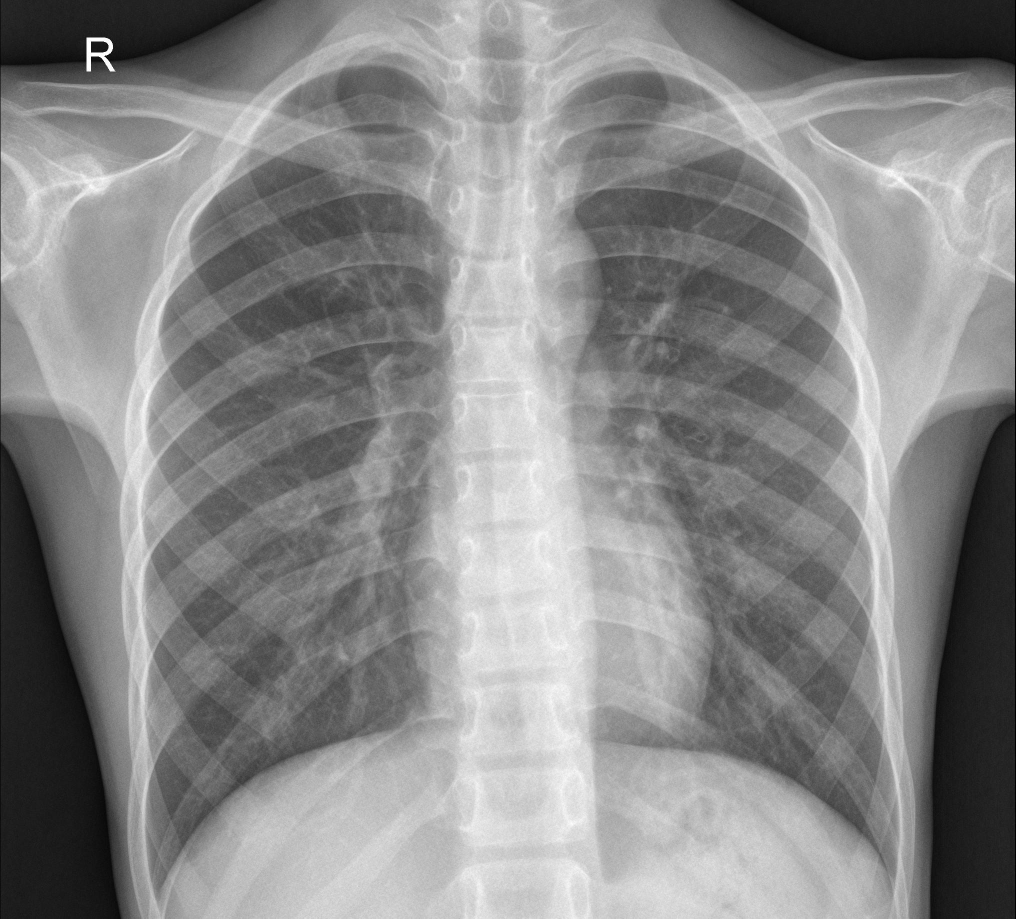
#> input picture dataset/chest_xray/test/NORMAL/IM-0005-0001.jpeg, 2031 x 1837 px, found by its file name (shown at 1/2 size); its folder holds only this picture in this run
$ jupyter execute --allow-errors EDA.ipynb
#> lines starting #> are read from the running program, lines starting #| are printed output that depends on the picture
[cell 1]
import os
import matplotlib.pyplot as plt
import cv2
from collections import Counter
import pandas as pd
import numpy as np

[cell 2]
# Set up paths
base_dir = "Dataset/chest_xray"
folders = ["train", "test", "val"]
classes = ["NORMAL", "PNEUMONIA"]

[cell 3]
# Initialize storage
data = []

[cell 4]
# Load dataset
for folder in folders:
    for label in classes:
        path = os.path.join(base_dir, folder, label)
        files = os.listdir(path)
        for file in files:
            file_path = os.path.join(path, file)
            data.append({
                "folder": folder,
                "label": label,
                "file_path": file_path
            })

[cell 5]
# Convert to DataFrame
df = pd.DataFrame(data)

[cell 6]
# EDA tasks
# Class distribution
print(df.groupby(["folder", "label"]).size())

[cell 7]
df.head()

[cell 8]
df.shape

[cell 9]
# Visualize random samples
def show_random_images(df, label, n=5):
    subset = df[df["label"] == label].sample(n)
    fig, ax = plt.subplots(1, n, figsize=(15, 5))
    for i, row in enumerate(subset.iterrows()):
        img = cv2.imread(row[1]["file_path"], cv2.IMREAD_GRAYSCALE)
        ax[i].imshow(img, cmap='gray')
        ax[i].axis('off')
    plt.suptitle(f"Random samples of {label}")
    plt.show()

#> (a cell that did not finish here is left out)

[cell 11]
df['label'].value_counts().plot(kind='bar', figsize=(8, 6), title="Label Distribution")
plt.ylabel("Number of Images")
plt.show()
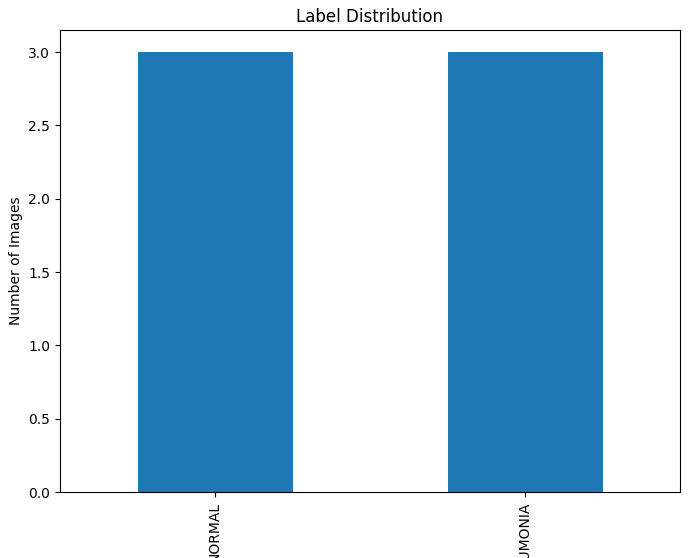
#> figure drawn by matplotlib, 1 panel

[cell 12]
# Class distribution plot
df.groupby(['folder', 'label']).size().unstack().plot(kind='bar', figsize=(10, 6), title="Class Distribution")
plt.ylabel("Number of Images")
plt.show()
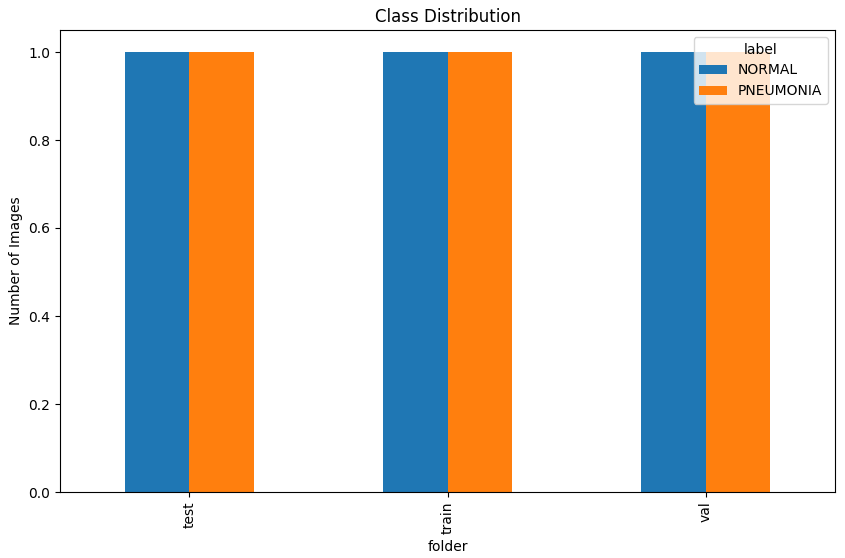
#> figure drawn by matplotlib, 1 panel

# Check for corrupted images
def is_corrupted(file_path):
    try:
        img = cv2.imread(file_path)
#> img is the input picture: shape (1837, 2031, 3); min 0, max 255, mean 136.2
        return img is None
    except:
        return True

df['is_corrupted'] = df['file_path'].apply(is_corrupted)
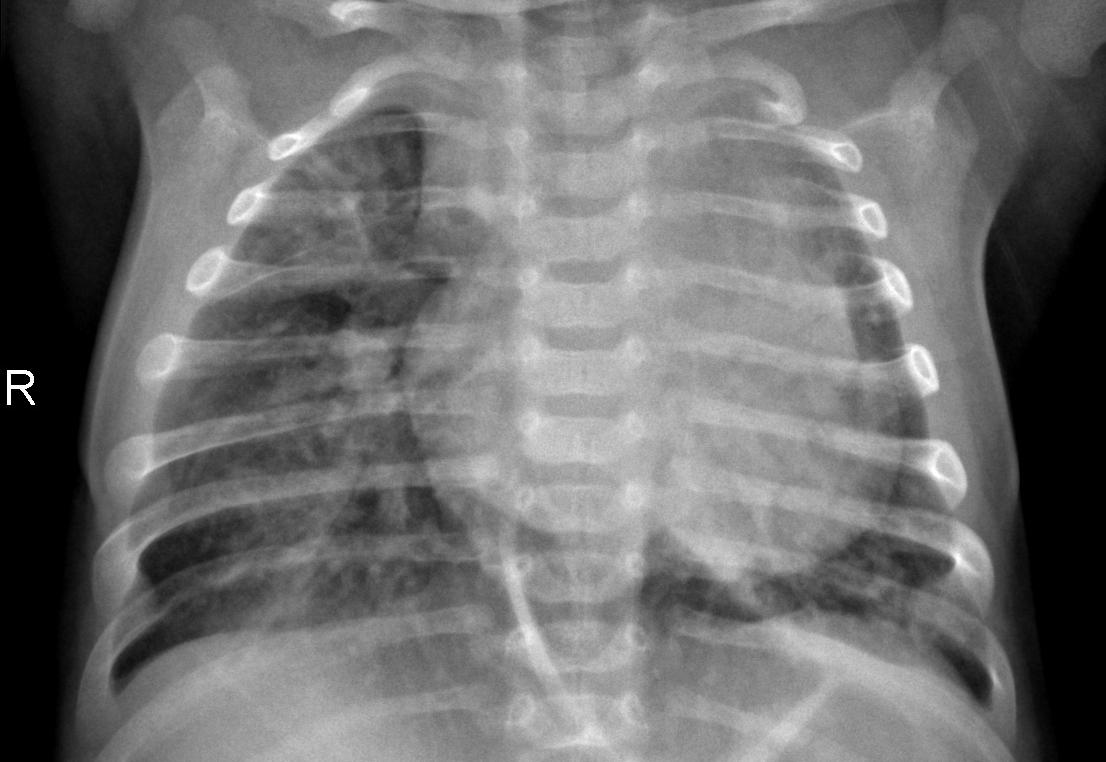
#> input picture dataset/chest_xray/test/PNEUMONIA/person100_bacteria_475.jpeg, 1106 x 762 px, found by its file name
#> in is_corrupted, img is the input picture: shape (762, 1106, 3); min 0, max 255, mean 110.6
print(f"Corrupted files: {df['is_corrupted'].sum()}")

[cell 13]
# Function to calculate the average image for a class
def calculate_average_image(df, label, image_size=(128, 128)):
#> called with label = 'NORMAL', image_size = (128, 128)
    images = []
    for file_path in df[df['label'] == label]['file_path']:
        img = cv2.imread(file_path, cv2.IMREAD_GRAYSCALE)  # Convert to grayscale
#> img: shape (1837, 2031); min 0, max 255, mean 136.2
        img = cv2.resize(img, image_size)  # Resize to a fixed size
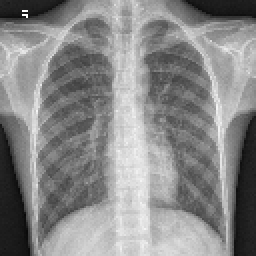
#> img: shape (128, 128) (shown 2 times larger); min 8, max 255, mean 136.1
        images.append(img)
    return np.mean(images, axis=0)

# Calculate average images for NORMAL and PNEUMONIA
norm_mean = calculate_average_image(df[df['folder'] == 'train'], 'NORMAL')
pneu_mean = calculate_average_image(df[df['folder'] == 'train'], 'PNEUMONIA')
#> call 2 of calculate_average_image, with label = 'PNEUMONIA', image_size = (128, 128)
#> in calculate_average_image (call 2), `img = cv2.resize(img, image_size)`:
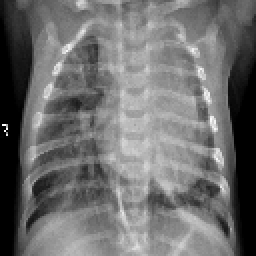
#> img: shape (128, 128) (shown 2 times larger); min 0, max 254, mean 110.4

# Calculate the contrast between the average images
contrast_mean = norm_mean - pneu_mean
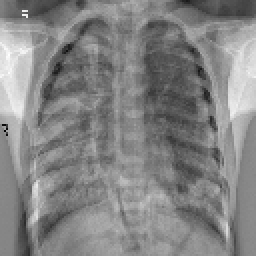
#> contrast_mean: shape (128, 128) float64 (shown 2 times larger); min -187, max 223, mean 25.7; drawn with min black and max white

# Visualize the contrast
plt.figure(figsize=(8, 6))
plt.imshow(contrast_mean, cmap='bwr')
plt.title('Difference Between Normal & Pneumonia Average')
plt.axis('off')
plt.colorbar(label='Intensity Difference')
plt.show()
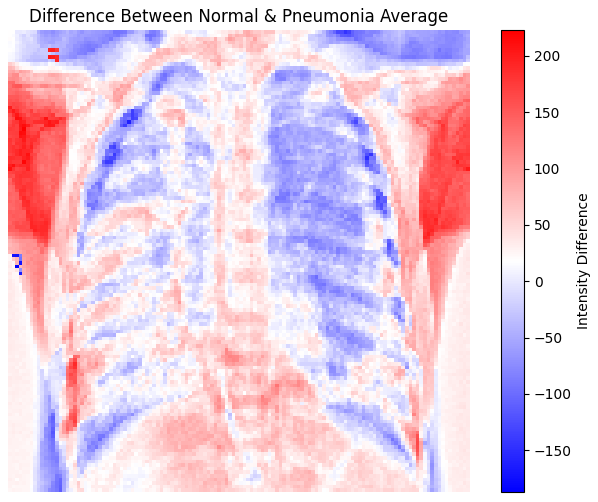
#> figure drawn by matplotlib, 2 panels
